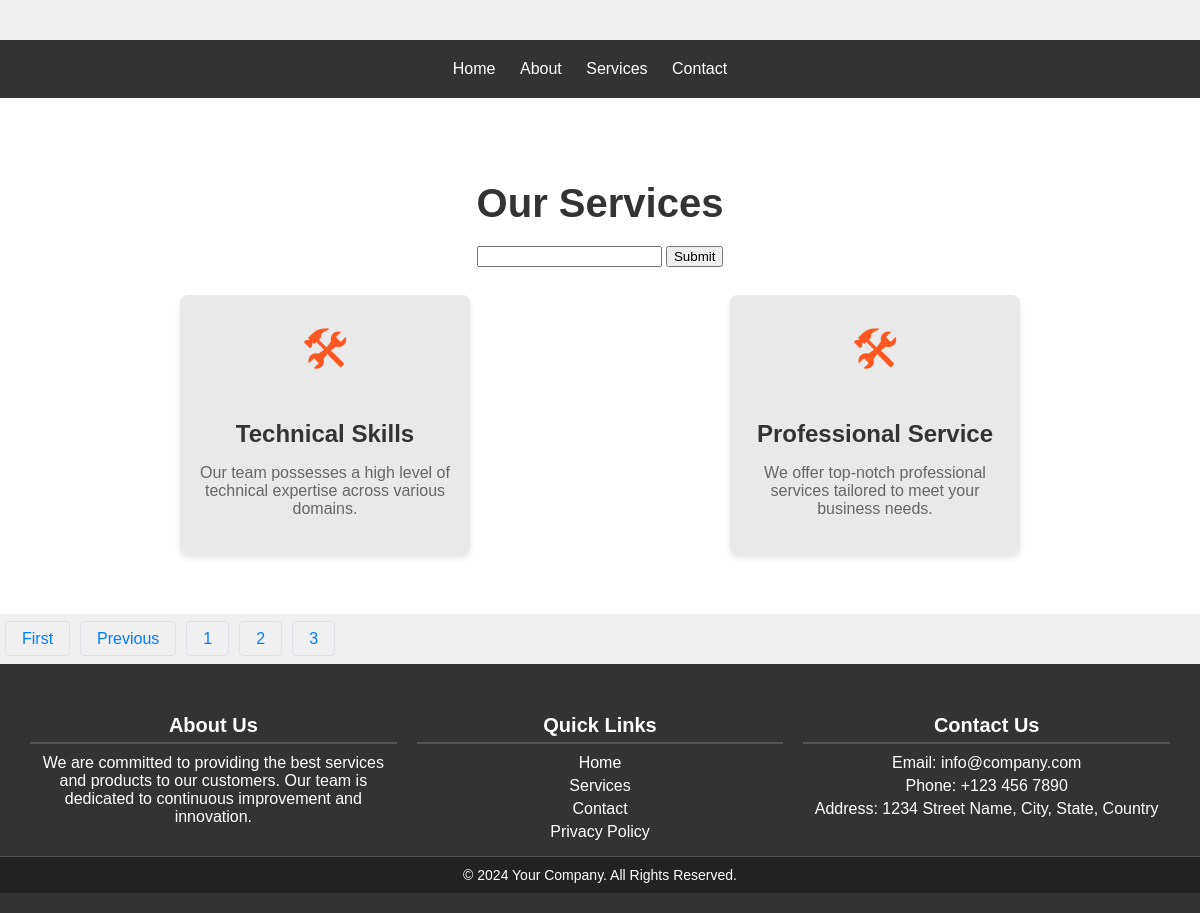
/services/?page=3, run on the app's committed database.
### service/models.py (models this page shows)
class Service(models.Model):
    service_icon=models.CharField(max_length=50)
    service_title=models.CharField(max_length=50)
    service_des=models.TextField()

### foru/views.py (the view)
# urls.py: path('services/',views.services,name="service"),
def services(request):
    serviceData=Service.objects.all()
    pag=Paginator(serviceData,2)
    page_no=request.GET.get('page')
    serviceDatafinal=pag.get_page(page_no)
    totalpage=serviceDatafinal.paginator.num_pages
    data={
        'serviceData':serviceDatafinal,
        'lastpage':totalpage,
        'totalpagelist':[n+1 for n in range(totalpage)]
    }
    return render(request,"service.html",data)

### templates/service.html (shortened to what this page needs)
{% extends "base.html" %}
{% block details %}
<!DOCTYPE html>
<html lang="en">
<head>
    <link rel="stylesheet" href="/static/css/service.css">
</head>
<body>
    <section id="services">
        <h2>Our Services</h2>
        <form method="GET">
            <input type="text" name="servicename" value="">
            <input type="submit" name="Search">
        </form></br>
        <div class="service-container">
            {% for s in serviceData %}
            <div class="service">
                <div class="{{s.service_icon}}">&#128736;</div>
                <h3>{{s.service_title}}</h3>
                <p>{{s.service_des}}</p>
            </div>
            {% empty %}
             No Service Found
            {% endfor %}
        </div>
    </section>
    {% include "pagination-style.html" %}
</body>
</html>
{% endblock %}

### static/css/homepage.css (style rules this page uses)
body { font-family: Arial, sans-serif; margin: 0; padding: 0; }

### static/css/service.css (style rules this page uses)
body { font-family: Arial, sans-serif; margin: 0; padding: 0; background-color: #f0f0f0; }
#services { padding: 50px; background-color: #fff; text-align: center; }
#services h2 { font-size: 2.5em; margin-bottom: 20px; color: #333; }
.service-container { display: flex; justify-content: space-around; flex-wrap: wrap; }
.service { background-color: #e9e9e9; padding: 20px; margin: 10px; border-radius: 8px; width: 250px; box-shadow: 0 4px 6px rgba(0, 0, 0, 0.1); transition: transform 0.3s, box-shadow 0.3s; }
.service .icon { font-size: 3em; color: #ff5722; margin-bottom: 10px; }
.service h3 { font-size: 1.5em; color: #333; margin-bottom: 10px; }
.service p { font-size: 1em; color: #666; }

### data on the page
Service: service_title "Technical Skills", service_des "Our team possesses a high level of technical expertise across various domains."
Service: service_title "Professional Service", service_des "We offer top-notch professional services tailored to meet your business needs."

### other printed values
{{ n }} "1" "2" "3"
